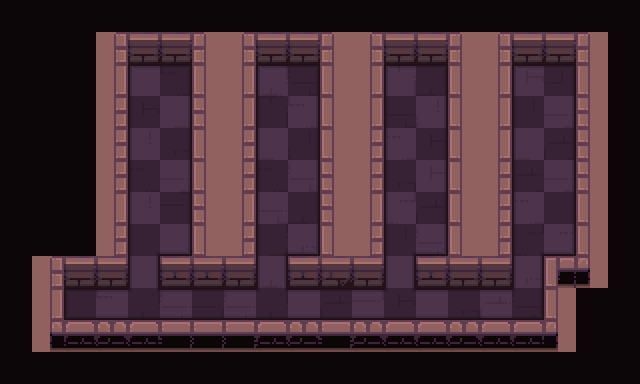

Below is a game level as drawn by its tile map, then a one-line description and the .tmx file that defines it, in full:
An orthogonal 20x12 tile map with 32x32 px tiles, 5 tile layers (checkers, path, types, ground, ...) and 16 objects (6x switch, 4x marker, 3x spikes, frame, strategy, ...).

<map version="1.2" tiledversion="2019.03.13" orientation="orthogonal" renderorder="right-down" width="20" height="12" tilewidth="32" tileheight="32" infinite="0" nextlayerid="565" nextobjectid="252">
 <tileset firstgid="1" name="tileset" tilewidth="32" tileheight="32" spacing="2" margin="1" tilecount="200" columns="10">
  <image source="tileset.png" trans="000000" width="340" height="680" />
  <terraintypes>
   <terrain name="floor" tile="79" />
   <terrain name="wall" tile="69" />
   <terrain name="hole" tile="78" />
   <terrain name="infected" tile="77" />
  </terraintypes>
 </tileset>
 <layer id="560" name="checkers" width="20" height="12">
  <data encoding="csv">
69,0,69,0,69,0,69,0,69,0,69,0,69,0,69,0,69,0,69,0,
0,69,0,69,0,69,0,69,0,69,0,69,0,69,0,69,0,69,0,69,
69,0,69,0,69,0,69,0,69,0,69,0,69,0,69,0,69,0,69,0,
0,69,0,69,0,69,0,69,0,69,0,69,0,69,0,69,0,69,0,69,
69,0,69,0,69,0,69,0,69,0,69,0,69,0,69,0,69,0,69,0,
0,69,0,69,0,69,0,69,0,69,0,69,0,69,0,69,0,69,0,69,
69,0,69,0,69,0,69,0,69,0,69,0,69,0,69,0,69,0,69,0,
0,69,0,69,0,69,0,69,0,69,0,69,0,69,0,69,0,69,0,69,
69,0,69,0,69,0,69,0,69,0,69,0,69,0,69,0,69,0,69,0,
0,69,0,69,0,69,0,69,0,69,0,69,0,69,0,69,0,69,0,69,
69,0,69,0,69,0,69,0,69,0,69,0,69,0,69,0,69,0,69,0,
0,69,0,69,0,69,0,69,0,69,0,69,0,69,0,69,0,69,0,69
</data>
 </layer>
 <objectgroup id="14" name="camera">
  <object id="12" name="frame" type="frame" x="49" y="32" width="541.67" height="303.333" />
  <object id="15" name="strategy" type="strategy" x="-6" y="136">
   <point />
  </object>
 </objectgroup>
 <layer id="561" name="path" width="20" height="12">
  <data encoding="csv">
0,0,0,0,0,0,0,0,0,0,0,0,0,0,0,0,0,0,0,0,
0,0,0,0,0,0,0,0,0,0,0,0,0,0,0,0,0,0,0,0,
0,0,0,0,80,80,0,0,80,80,0,0,80,80,0,0,80,80,0,0,
0,0,0,0,80,80,0,0,80,80,0,0,80,80,0,0,80,80,0,0,
0,0,0,0,80,80,0,0,80,80,0,0,80,80,0,0,80,80,0,0,
0,0,0,0,80,80,0,0,80,80,0,0,80,80,0,0,80,80,0,0,
0,0,0,0,80,80,0,0,80,80,0,0,80,80,0,0,80,80,0,0,
0,0,0,0,80,80,0,0,80,80,0,0,80,80,0,0,80,80,0,0,
0,0,0,0,80,0,0,0,80,0,0,0,80,0,0,0,80,0,0,0,
0,0,80,80,80,80,80,80,80,80,80,80,80,80,80,80,80,0,0,0,
0,0,0,0,0,0,0,0,0,0,0,0,0,0,0,0,0,0,0,0,
0,0,0,0,0,0,0,0,0,0,0,0,0,0,0,0,0,0,0,0
</data>
 </layer>
 <objectgroup id="2" name="objects">
  <object id="33" name="hero" type="hero" x="79.5" y="307.5">
   <properties>
    <property name="initialDirection" value="e" />
   </properties>
   <point />
  </object>
  <object id="202" name="spikes" type="spikes" x="204.333" y="308.333">
   <properties>
    <property name="enabled" type="bool" value="true" />
    <property name="triggers" value="205" />
    <property name="triggersNot" value="241" />
   </properties>
   <point />
  </object>
  <object id="205" name="switch" type="switch" x="170" y="311">
   <properties>
    <property name="autoDisable" type="bool" value="true" />
   </properties>
   <point />
  </object>
  <object id="241" name="switch" type="switch" x="234" y="310">
   <properties>
    <property name="autoDisable" type="bool" value="false" />
   </properties>
   <point />
  </object>
  <object id="242" name="spikes" type="spikes" x="329.333" y="307.333">
   <properties>
    <property name="enabled" type="bool" value="true" />
    <property name="triggers" value="243" />
    <property name="triggersNot" value="244" />
   </properties>
   <point />
  </object>
  <object id="243" name="switch" type="switch" x="295" y="310">
   <properties>
    <property name="autoDisable" type="bool" value="true" />
   </properties>
   <point />
  </object>
  <object id="244" name="switch" type="switch" x="359" y="309">
   <properties>
    <property name="autoDisable" type="bool" value="false" />
   </properties>
   <point />
  </object>
  <object id="245" name="spikes" type="spikes" x="460.333" y="307.333">
   <properties>
    <property name="enabled" type="bool" value="true" />
    <property name="triggers" value="246" />
    <property name="triggersNot" value="247" />
   </properties>
   <point />
  </object>
  <object id="246" name="switch" type="switch" x="426" y="310">
   <properties>
    <property name="autoDisable" type="bool" value="true" />
   </properties>
   <point />
  </object>
  <object id="247" name="switch" type="switch" x="490" y="309">
   <properties>
    <property name="autoDisable" type="bool" value="false" />
   </properties>
   <point />
  </object>
  <object id="248" name="eggsOriginMarker" type="marker" x="172" y="79">
   <point />
  </object>
  <object id="249" name="eggsOriginMarker" type="marker" x="297" y="85">
   <point />
  </object>
  <object id="250" name="eggsOriginMarker" type="marker" x="424" y="82">
   <point />
  </object>
  <object id="251" name="eggsOriginMarker" type="marker" x="559" y="86">
   <point />
  </object>
 </objectgroup>
 <layer id="562" name="types" width="20" height="12">
  <data encoding="csv">
79,79,79,79,79,79,79,79,79,79,79,79,79,79,79,79,79,79,79,79,
79,79,79,70,70,70,70,70,70,70,70,70,70,70,70,70,70,70,70,79,
79,79,79,70,80,80,70,70,80,80,70,70,80,80,70,70,80,80,70,79,
79,79,79,70,80,80,70,70,80,80,70,70,80,80,70,70,80,80,70,79,
79,79,79,70,80,80,70,70,80,80,70,70,80,80,70,70,80,80,70,79,
79,79,79,70,80,80,70,70,80,80,70,70,80,80,70,70,80,80,70,79,
79,79,79,70,80,80,70,70,80,80,70,70,80,80,70,70,80,80,70,79,
79,79,79,70,80,80,70,70,80,80,70,70,80,80,70,70,80,80,70,79,
79,70,70,70,80,70,70,70,80,70,70,70,80,70,70,70,80,70,70,79,
79,70,80,80,80,80,80,80,80,80,80,80,80,80,80,80,80,70,79,79,
79,70,70,70,70,70,70,70,70,70,70,70,70,70,70,70,70,70,79,79,
79,79,79,79,79,79,79,79,79,79,79,79,79,79,79,79,79,79,79,79
</data>
 </layer>
 <layer id="563" name="ground" width="20" height="12">
  <data encoding="csv">
0,0,0,0,0,0,0,0,0,0,0,0,0,0,0,0,0,0,0,0,
0,0,0,1,2,2,6,1,2,2,6,1,2,2,6,1,2,2,6,0,
0,0,0,11,133,10,16,11,122,38,16,11,143,8,16,11,132,37,16,0,
0,0,0,21,18,131,26,11,29,124,16,11,38,154,16,11,40,123,26,0,
0,0,0,21,154,27,16,21,134,40,16,21,124,18,16,11,134,39,26,0,
0,0,0,21,10,123,16,21,10,152,26,21,27,132,16,21,39,123,26,0,
0,0,0,11,154,28,26,11,152,8,26,11,121,39,16,21,124,19,16,0,
0,0,0,21,19,133,36,21,17,141,36,21,40,152,36,21,7,121,36,0,
0,1,2,2,133,3,3,2,122,3,4,2,133,3,5,2,141,51,46,0,
0,31,20,124,8,152,9,152,8,133,39,142,18,133,27,153,38,36,0,0,
0,41,42,43,42,52,52,52,42,43,52,43,42,42,43,42,45,46,0,0,
0,0,0,0,0,0,0,0,0,0,0,0,0,0,0,0,0,0,0,0
</data>
 </layer>
 <layer id="564" name="floor_shadow" width="20" height="12">
  <data encoding="csv">
0,0,0,0,0,0,0,0,0,0,0,0,0,0,0,0,0,0,0,0,
0,0,0,0,0,0,0,0,0,0,0,0,0,0,0,0,0,0,0,0,
0,0,0,0,12,15,0,0,12,15,0,0,12,15,0,0,12,15,0,0,
0,0,0,0,22,25,0,0,22,25,0,0,22,25,0,0,22,25,0,0,
0,0,0,0,22,25,0,0,22,25,0,0,22,25,0,0,22,25,0,0,
0,0,0,0,22,25,0,0,22,25,0,0,22,25,0,0,22,25,0,0,
0,0,0,0,22,25,0,0,22,25,0,0,22,25,0,0,22,25,0,0,
0,0,0,0,91,35,0,0,91,35,0,0,91,35,0,0,91,35,0,0,
0,0,0,0,66,0,0,0,66,0,0,0,66,0,0,0,66,0,0,0,
0,0,77,65,89,65,65,65,89,65,65,65,89,65,65,65,83,0,0,0,
0,0,0,0,0,0,0,0,0,0,0,0,0,0,0,0,0,0,0,0,
0,0,0,0,0,0,0,0,0,0,0,0,0,0,0,0,0,0,0,0
</data>
 </layer>
</map>
